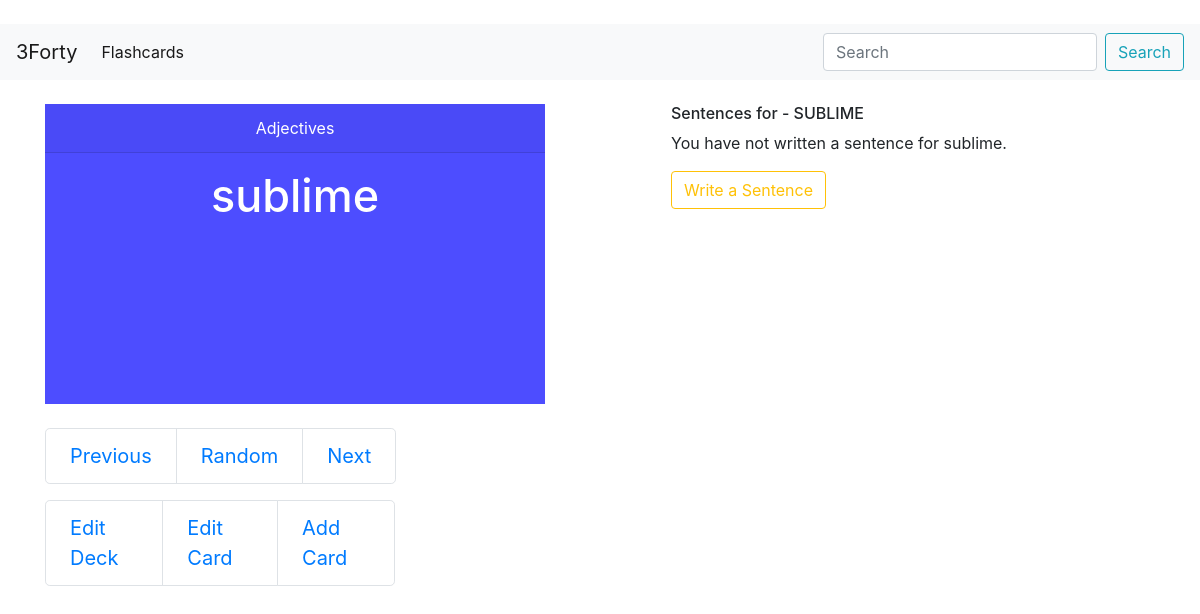
The page /flashcards/view/4?card=5 on the database its author committed.
### flashcards/models.py (models this page shows, shortened)
class Card_Set(models.Model):                                                         # Model for the GRE flashcards
    topic = models.CharField(max_length = 50, null = False, blank = False)            # Select either Adjective, Noun, or  Verb to study
    description = models.CharField(max_length = 300, null = False, blank = True)      # Description of topic
    is_active = models.BooleanField(default = True)                                  # When Card_Set is created, it will default to being inactive as no cards will exist in the set
    def __str__(self):
        return self.topic
    def get_card_count(self):
        '''
        Function that reutrns the number of cards in each card set as integer
        '''
        return self.card_set.count()
    get_card_count.short_description = 'Card Count'    # Card Count is the column header in the Admin Panel
    def get_random_card(self):
        random_number = random.randint(0, self.card_set.count() - 1)    # Return random card from card set
        random_card = self.card_set.all()[random_number]
        return random_card

class Card(models.Model):
    parent_card_set = models.ForeignKey(Card_Set, on_delete = models.CASCADE)
    word = models.CharField(max_length = 50, null = False, blank = False)           # Vocabulary word
    definition = models.TextField(max_length = 500, null = False, blank = False)    # Vocabulary word's definition
    sentences = models.TextField(max_length = 500, null = False, blank = True)                                      # Vocabulary word used in sentence
    def get_previous_card(self):
        first_card_in_set = self.parent_card_set.card_set.first()
        if self == first_card_in_set:
            return self.parent_card_set.card_set.last()
        else:
            return self.parent_card_set.card_set.filter(id__lt = self.id).last()
    def get_next_card(self):
        last_card_in_set = self.parent_card_set.card_set.last()
        if self == last_card_in_set:
            return self.parent_card_set.card_set.first()
        else:
            return self.parent_card_set.card_set.filter(id__gt = self.id).first()

### flashcards/views.py (the view)
# urls.py: url(r'view/(?P<card_set_id>[\d]+)', views.view_card_set, name = 'view_card_set'),
def view_card_set(request, card_set_id):
    card_set_object = get_object_or_404(Card_Set, id = card_set_id)
    card_list = card_set_object.card_set.all()		# Returns all cards in respective card set
    card_object = card_list.first()			        # Returns the first card in the set
    if request.method == 'GET' and 'card' in request.GET:
        card_object = get_object_or_404(Card, id = request.GET['card'])
    '''
    # Form for writing the vocabulary word in a sentence
    if request.method == 'POST':
        form = Card_Form(request.POST, instance = card_object)
        if form.is_valid():
            form.save()
            return HttpResponseRedirect(reverse('flashcards:flashcards'))

    else:
        form = Card_Form(instance = card_object)
    '''
    context = {'card_set_object': card_set_object, 'card_object': card_object}
    return render(request, 'flashcards/view_cards.html', context)

### flashcards/templates/flashcards/view_cards.html (shortened to what this page needs)
{% extends 'base.html' %}
{% load widget_tweaks %}
{% block head %}
<head>
</head>
{% endblock %}
{% block body%}
<div class="container">
<div class="row">
	<div class="col-md-4 mr-5">
	{% if card_object %}
	<div class="flip-card">
	<div class="flip-card-inner">
		<div class="flip-card-front">
		<div class="card-header">{{ card_set_object }}
		</div>
		<p>
		<h4 class="card-title" style="font-size: 45px">{{ card_object.word }}</h4>
		</p>
		</div>
		<div class="flip-card-back">
		<p>
		<h4 class="card-text">{{ card_object.definition }}</h4>
		</p>
		</div>
	</div>
	</div>
	<br>
	{% else %}
	<p><b>No cards are in the {{card_set_object | upper }} card set.</b></p>
	{% endif %}
	<nav aria-label="...">
	<ul class="pagination pagination-lg">
		{% if card_object %}
		<li class="page-item"><a class="page-link"
		href="{% url 'flashcards:view_card_set' card_set_object.id %}?card={{ card_object.get_previous_card.id }}">
		Previous</a></li>
		<li class="page-item"><a class="page-link"
		href="{% url 'flashcards:view_card_set' card_set_object.id %}?card={{ card_set_object.get_random_card.id }}">
		Random</a></li>
		<li class="page-item"><a class="page-link"
		href="{% url 'flashcards:view_card_set' card_set_object.id %}?card={{ card_object.get_next_card.id }}">
		Next</a></li>
		{% endif %}
	</ul>
	</nav>
	<nav aria-label="...">
	<ul class="pagination pagination-lg">
	<li class="page-item"><a class="page-link"
	href="{% url 'flashcards:edit_card_set' card_set_object.id %}"
	role="button">Edit Deck</a><p>
	{% if card_object %}
	<li class="page-item"><a class="page-link"
	href="{% url 'flashcards:edit_card' card_object.id %}"
	role="button">Edit Card</a><p>
	{% endif %}
	<li class="page-item"><a class="page-link"
	href="{% url 'flashcards:create_card' card_set_object.id %}"
	role="button">Add Card</a><p>
	</ul>
	</nav>
	</div>
	<div class="col-sm-2 mr-2">
	</div>
	<div class="col-xl-4">
		<h6>Sentences for - {{ card_object.word | upper }}</h6>
		{% if card_object.sentences|length == 0 %}
			<p>You have not written a sentence for {{ card_object.word }}.</p>
			<a class="btn btn-outline-warning" href="{% url 'flashcards:edit_card' card_object.id %}" role="button">
			Write a Sentence</a>
		{% else %}
			<p>{{ card_object.sentences }}</p>
			<a class="btn btn-outline-warning" href="{% url 'flashcards:edit_card' card_object.id %}" role="button">
			Edit Sentence</a>
		{% endif %}
	</div>
</div>
</div>
{% endblock %}

### flashcards/templates/flashcards/view_cards.html (style rules this page uses)
.flip-card { background-color: transparent; width: 500px; height: 300px; perspective: 1000px; }
.flip-card-inner { position: relative; width: 100%; height: 100%; text-align: center; transition: transform 0.8s; transform-style: preserve-3d; }
.flip-card-front, .flip-card-back { position: absolute; width: 100%; height: 100%; backface-visibility: hidden; }
.flip-card-front { background-color: #4d4dff; color: white; }
.flip-card-back { background-color: dodgerblue; color: white; transform: rotateY(180deg); }

### rows shown on the page
Card_Set: topic "Adjectives"
Card: word "sublime", word "SUBLIME"
